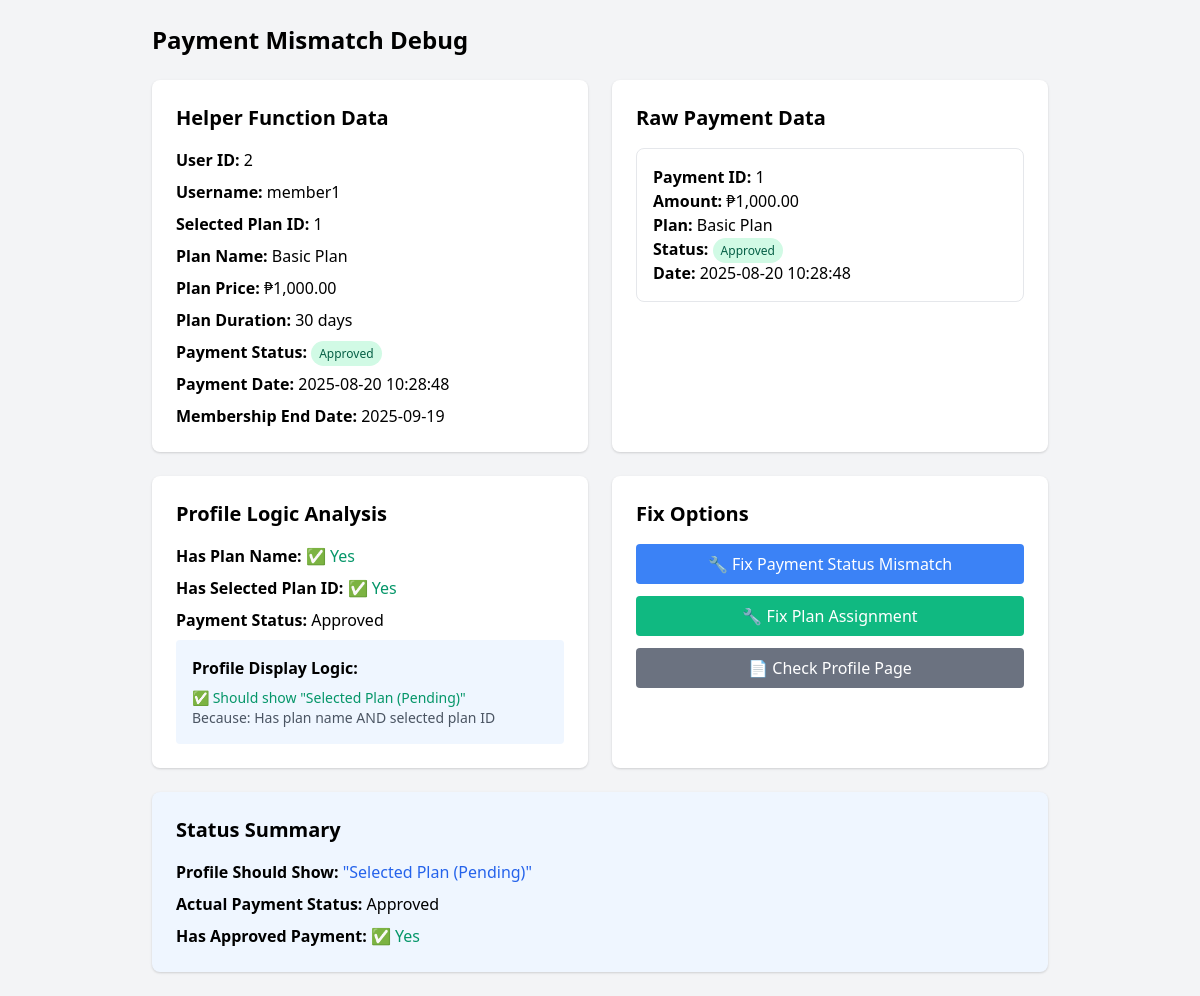
Screenshot of /debug_payment_mismatch.php (signed in) with the database file from the repository.
### tables this page shows
CREATE TABLE IF NOT EXISTS `users` (
  `id` int(11) NOT NULL AUTO_INCREMENT,
  `username` varchar(50) NOT NULL,
  `password` varchar(255) NOT NULL,
  `email` varchar(100) DEFAULT NULL,
  `full_name` varchar(255) DEFAULT NULL,
  `phone` varchar(20) DEFAULT NULL,
  `address` text DEFAULT NULL,
  `role` enum('admin','member','trainer') DEFAULT 'member',
  `selected_plan_id` int(11) DEFAULT NULL,
  `qr_code` text DEFAULT NULL,
  `profile_picture` varchar(255) DEFAULT NULL,
  `created_at` timestamp DEFAULT CURRENT_TIMESTAMP,
  `updated_at` timestamp DEFAULT CURRENT_TIMESTAMP ON UPDATE CURRENT_TIMESTAMP,
  PRIMARY KEY (`id`),
  UNIQUE KEY `username` (`username`),
  UNIQUE KEY `email` (`email`)
);

CREATE TABLE IF NOT EXISTS `membership_plans` (
  `id` int(11) NOT NULL AUTO_INCREMENT,
  `name` varchar(255) NOT NULL,
  `description` text DEFAULT NULL,
  `price` decimal(10,2) NOT NULL,
  `duration` int(11) NOT NULL COMMENT 'Duration in days',
  `features` text DEFAULT NULL,
  `created_at` timestamp DEFAULT CURRENT_TIMESTAMP,
  PRIMARY KEY (`id`)
);

CREATE TABLE IF NOT EXISTS `payment_history` (
  `id` int(11) NOT NULL AUTO_INCREMENT,
  `user_id` int(11) NOT NULL,
  `plan_id` int(11) NOT NULL,
  `amount` decimal(10,2) NOT NULL,
  `payment_date` datetime NOT NULL,
  `payment_status` enum('Pending','Approved','Rejected') DEFAULT 'Pending',
  `payment_method` varchar(100) DEFAULT NULL,
  `proof_image` varchar(255) DEFAULT NULL,
  `created_at` timestamp DEFAULT CURRENT_TIMESTAMP,
  PRIMARY KEY (`id`),
  KEY `user_id` (`user_id`),
  KEY `plan_id` (`plan_id`),
  CONSTRAINT `fk_payment_user` FOREIGN KEY (`user_id`) REFERENCES `users` (`id`) ON DELETE CASCADE,
  CONSTRAINT `fk_payment_plan` FOREIGN KEY (`plan_id`) REFERENCES `membership_plans` (`id`) ON DELETE CASCADE
);

### member/payment_status_helper.php (called while the page is built, shortened)
<?php
function getUserPaymentStatus($conn, $user_id) {
    $sql = "SELECT u.*, mp.name as plan_name, mp.price as plan_price, mp.duration as plan_duration,
                   mp.features as plan_features, mp.description as plan_description,
                   (SELECT payment_status FROM payment_history WHERE user_id = u.id AND payment_status = 'Approved' ORDER BY payment_date DESC LIMIT 1) as payment_status,
                   (SELECT payment_date FROM payment_history WHERE user_id = u.id AND payment_status = 'Approved' ORDER BY payment_date DESC LIMIT 1) as payment_date,
                   (SELECT SUM(amount) FROM payment_history WHERE user_id = u.id AND payment_status = 'Approved') as total_paid,
                   (SELECT COUNT(*) FROM payment_history WHERE user_id = u.id AND payment_status = 'Approved') as completed_payments
            FROM users u
            LEFT JOIN membership_plans mp ON u.selected_plan_id = mp.id
            WHERE u.id = ?";
    $stmt = $conn->prepare($sql);
    $stmt->bind_param("i", $user_id);
    $stmt->execute();
    $result = $stmt->get_result();
    $user = $result->fetch_assoc();
    if ($user && $user['payment_status'] === 'Approved' && $user['payment_date'] && $user['plan_duration']) {
        $user['membership_end_date'] = date('Y-m-d', strtotime($user['payment_date'] . ' + ' . $user['plan_duration'] . ' days'));
    }
    return $user;
}
?>

### debug_payment_mismatch.php (the view, shortened to what this page needs)
<?php
require_once 'db.php';
require_once 'member/payment_status_helper.php';
$user_id = $_SESSION['user_id'];
$user = getUserPaymentStatus($conn, $user_id);
$payment_sql = "SELECT ph.*, mp.name as plan_name, mp.price as plan_price, mp.duration as plan_duration
                FROM payment_history ph
                LEFT JOIN membership_plans mp ON ph.plan_id = mp.id
                WHERE ph.user_id = ?
                ORDER BY ph.payment_date DESC";
$payment_stmt = $conn->prepare($payment_sql);
$payment_stmt->bind_param("i", $user_id);
$payment_stmt->execute();
$payments = $payment_stmt->get_result()->fetch_all(MYSQLI_ASSOC);
$has_plan = !empty($user['plan_name']);
$has_selected_plan = !empty($user['selected_plan_id']);
$payment_status = $user['payment_status'] ?? 'No Payment';
?>
<!DOCTYPE html>
<html lang="en">
<head>
    <link href="https://cdn.jsdelivr.net/npm/tailwindcss@2.2.19/dist/tailwind.min.css" rel="stylesheet">
</head>
<body class="bg-gray-100 p-6">
    <div class="max-w-4xl mx-auto">
        <h1 class="text-2xl font-bold mb-6">Payment Mismatch Debug</h1>
        <div class="grid grid-cols-1 md:grid-cols-2 gap-6">
            <div class="bg-white p-6 rounded-lg shadow">
                <h2 class="text-xl font-semibold mb-4">Helper Function Data</h2>
                <div class="space-y-2">
                    <p><strong>User ID:</strong> <?php echo $user['id'] ?? 'N/A'; ?></p>
                    <p><strong>Username:</strong> <?php echo $user['username'] ?? 'N/A'; ?></p>
                    <p><strong>Selected Plan ID:</strong> <?php echo $user['selected_plan_id'] ?? 'NULL'; ?></p>
                    <p><strong>Plan Name:</strong> <?php echo $user['plan_name'] ?? 'No Plan'; ?></p>
                    <p><strong>Plan Price:</strong> ₱<?php echo number_format($user['plan_price'] ?? 0, 2); ?></p>
                    <p><strong>Plan Duration:</strong> <?php echo $user['plan_duration'] ?? 0; ?> days</p>
                    <p><strong>Payment Status:</strong>
                        <span class="px-2 py-1 rounded-full text-xs
                            <?php echo $payment_status === 'Approved' ? 'bg-green-100 text-green-800' :
                                   ($payment_status === 'Pending' ? 'bg-yellow-100 text-yellow-800' :
                                   'bg-red-100 text-red-800'); ?>">
                            <?php echo $payment_status; ?>
                        </span>
                    </p>
                    <p><strong>Payment Date:</strong> <?php echo $user['payment_date'] ?? 'N/A'; ?></p>
                    <p><strong>Membership End Date:</strong> <?php echo $user['membership_end_date'] ?? 'N/A'; ?></p>
                </div>
            </div>
            <div class="bg-white p-6 rounded-lg shadow">
                <h2 class="text-xl font-semibold mb-4">Raw Payment Data</h2>
                <?php if (!empty($payments)): ?>
                    <div class="space-y-4">
                        <?php foreach ($payments as $payment): ?>
                            <div class="border rounded-lg p-4">
                                <p><strong>Payment ID:</strong> <?php echo $payment['id']; ?></p>
                                <p><strong>Amount:</strong> ₱<?php echo number_format($payment['amount'], 2); ?></p>
                                <p><strong>Plan:</strong> <?php echo $payment['plan_name'] ?? 'N/A'; ?></p>
                                <p><strong>Status:</strong>
                                    <span class="px-2 py-1 rounded-full text-xs
                                        <?php echo $payment['payment_status'] === 'Approved' ? 'bg-green-100 text-green-800' :
                                               ($payment['payment_status'] === 'Pending' ? 'bg-yellow-100 text-yellow-800' :
                                               'bg-red-100 text-red-800'); ?>">
                                        <?php echo $payment['payment_status']; ?>
                                    </span>
                                </p>
                                <p><strong>Date:</strong> <?php echo $payment['payment_date']; ?></p>
                            </div>
                        <?php endforeach; ?>
                    </div>
                <?php else: ?>
                    <p class="text-red-600">No payments found!</p>
                <?php endif; ?>
            </div>
            <div class="bg-white p-6 rounded-lg shadow">
                <h2 class="text-xl font-semibold mb-4">Profile Logic Analysis</h2>
                <div class="space-y-2">
                    <p><strong>Has Plan Name:</strong>
                        <span class="<?php echo $has_plan ? 'text-green-600' : 'text-red-600'; ?>">
                            <?php echo $has_plan ? '✅ Yes' : '❌ No'; ?>
                        </span>
                    </p>
                    <p><strong>Has Selected Plan ID:</strong>
                        <span class="<?php echo $has_selected_plan ? 'text-green-600' : 'text-red-600'; ?>">
                            <?php echo $has_selected_plan ? '✅ Yes' : '❌ No'; ?>
                        </span>
                    </p>
                    <p><strong>Payment Status:</strong> <?php echo $payment_status; ?></p>
                    <div class="mt-4 p-4 bg-blue-50 rounded">
                        <h3 class="font-semibold mb-2">Profile Display Logic:</h3>
                        <p class="text-sm">
                            <?php if ($has_plan && $has_selected_plan): ?>
                                <span class="text-green-600">✅ Should show "Selected Plan (Pending)"</span><br>
                                <span class="text-sm text-gray-600">Because: Has plan name AND selected plan ID</span>
                            <?php elseif (empty($user['plan_name']) && empty($user['selected_plan_id'])): ?>
                                <span class="text-red-600">❌ Should show "No Active Membership"</span><br>
                                <span class="text-sm text-gray-600">Because: No plan name AND no selected plan ID</span>
                            <?php else: ?>
                                <span class="text-yellow-600">⚠️ Unexpected condition</span>
                            <?php endif; ?>
                        </p>
                    </div>
                </div>
            </div>
            <div class="bg-white p-6 rounded-lg shadow">
                <h2 class="text-xl font-semibold mb-4">Fix Options</h2>
                <div class="space-y-3">
                    <form method="post" action="fix_payment_status.php">
                        <button type="submit" name="fix_payment_status"
                                class="w-full bg-blue-500 text-white px-4 py-2 rounded hover:bg-blue-600">
                            🔧 Fix Payment Status Mismatch
                        </button>
                    </form>
                    <form method="post" action="fix_plan_assignment.php">
                        <button type="submit" name="fix_plan_assignment"
                                class="w-full bg-green-500 text-white px-4 py-2 rounded hover:bg-green-600">
                            🔧 Fix Plan Assignment
                        </button>
                    </form>
                    <a href="member/profile.php"
                       class="block w-full bg-gray-500 text-white text-center px-4 py-2 rounded hover:bg-gray-600">
                        📄 Check Profile Page
                    </a>
                </div>
            </div>
            <div class="bg-blue-50 p-6 rounded-lg shadow md:col-span-2">
                <h2 class="text-xl font-semibold mb-4">Status Summary</h2>
                <div class="space-y-2">
                    <p><strong>Profile Should Show:</strong>
                        <?php if ($has_plan && $has_selected_plan): ?>
                            <span class="text-blue-600">"Selected Plan (Pending)"</span>
                        <?php elseif (empty($user['plan_name']) && empty($user['selected_plan_id'])): ?>
                            <span class="text-red-600">"No Active Membership"</span>
                        <?php else: ?>
                            <span class="text-yellow-600">Unexpected condition</span>
                        <?php endif; ?>
                    </p>
                    <p><strong>Actual Payment Status:</strong> <?php echo $payment_status; ?></p>
                    <p><strong>Has Approved Payment:</strong>
                        <?php
                        $has_approved = false;
                        foreach ($payments as $payment) {
                            if ($payment['payment_status'] === 'Approved') {
                                $has_approved = true;
                                break;
                            }
                        }
                        ?>
                        <span class="<?php echo $has_approved ? 'text-green-600' : 'text-red-600'; ?>">
                            <?php echo $has_approved ? '✅ Yes' : '❌ No'; ?>
                        </span>
                    </p>
                </div>
            </div>
        </div>
    </div>
</body>
</html>

### rows the page displays
users: id "2", username "member1", selected_plan "1", selected_plan.name "Basic Plan", selected_plan.price "1,000.00", selected_plan.duration "30"
payment_history: id "1", amount "1,000.00", plan.name "Basic Plan", payment_status "Approved", payment_date "2025-08-20 10:28:48"

### other values shown
$payment_status "Approved"
$user['payment_date'] "2025-08-20 10:28:48"
$user['membership_end_date'] "2025-09-19"
